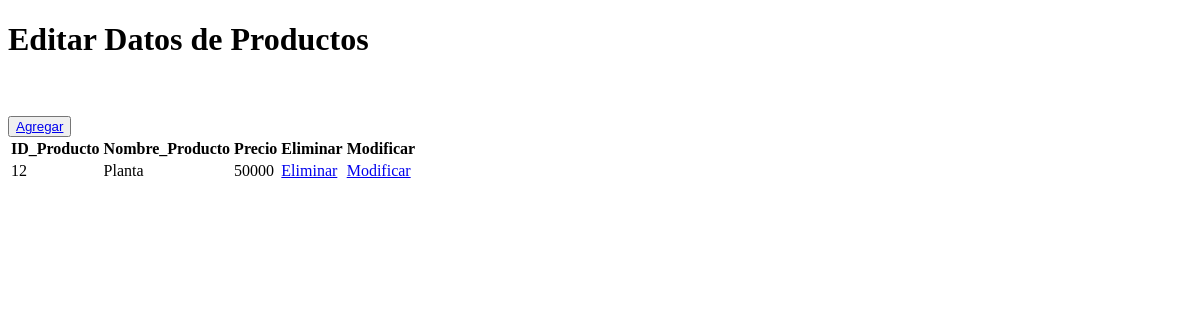
/productos/crud, run on an earlier commit of the app's database.
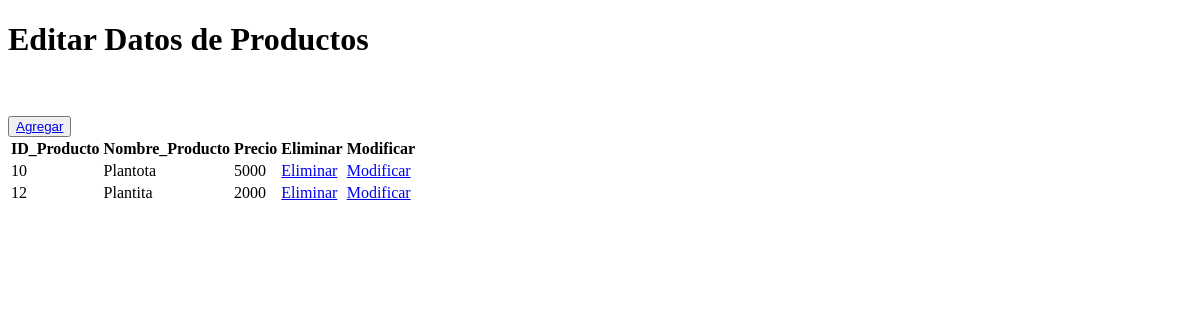
And on a later commit of the database.
### productos/models.py (models this page shows, shortened)
class Producto(models.Model):
    id_producto         = models.IntegerField(primary_key=True, max_length=10)
    nombre_producto     = models.CharField(max_length=30)
    id_categoria        = models.ForeignKey('Categoria',on_delete=models.CASCADE, db_column='id_categoria')
    precio              = models.IntegerField(max_length=10)
    descripcion         = models.CharField(max_length=200)
    foto                = models.ImageField(upload_to='media', null=True)

### productos/views.py (the view)
# urls.py: path('crud', views.crud, name='crud'),
def crud(request):
    productos = Producto.objects.all()
    context = {'productos': productos}
    return render(request, 'productos/productos_list.html', context)

### productos/templates/productos/productos_list.html (shortened to what this page needs)
{% load static %}
<!DOCTYPE html>
<html lang="en">
<head>
</head>
<body>
            <h1>Editar Datos de Productos</h1><br>
            <br>
            <button type="button">
                <a href="{% url 'productosAdd' %}"> Agregar </a>
            </button>
            <table>
                {% if productos %}
                    <th>ID_Producto</th>
                    <th>Nombre_Producto</th>
                    <th>Precio</th>
                    <th>Eliminar</th>
                    <th>Modificar</th>
                    {% for x in productos %}
                        <tr>
                            <td> {{ x.id_producto}}
                            <td> {{ x.nombre_producto}}
                            <td> {{ x.precio}}
                            <td> <a href="{% url 'productos_del' pk=x.id_producto %}">Eliminar</a>
                            <td> <a href="{% url 'productos_findEdit' pk=x.id_producto %}">Modificar</a>
                        </tr>
                    {% endfor %}
                {% endif %}
            </table>
</body>
</html>

What changed in the data, as far as the page shows it:
added Producto: id_producto "10", nombre_producto "Plantota", precio "5000"
changed Producto id 12: nombre_producto "Planta" → "Plantita"; precio "50000" → "2000"
